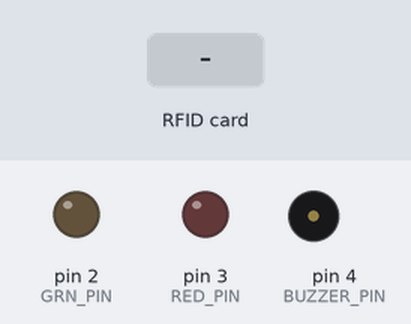
The sketch below on a simulated Arduino Uno, built with avr-gcc and run on an emulated ATmega328P. Shown: output pins drawn as LEDs (lit = HIGH), buzzer (waves = sounding, pin HIGH). Dashed ring = blinking. The inputs (shaded band) are chosen by the test bench. The local clock reads 2024-03-15 10:24:30 at power-on unless the sketch sets it; storage starts empty; pins used as bus, display or sensor lines are not drawn; what the sketch prints to the serial monitor is not drawn.

Above: at 1.6 s.
1.7 s: RFID card 5E 7A 19 C4 held to the reader
At 1.89 s:
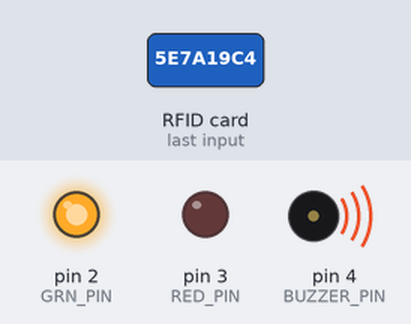
3.2 s: RFID card 5E 7A 19 C4 held to the reader
At 3.47 s:
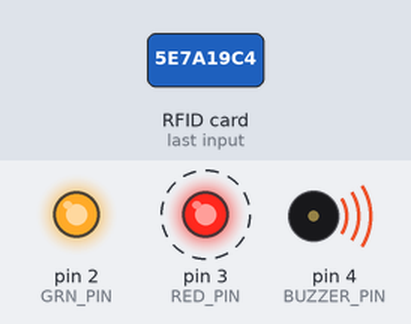
Timing chart, 0 to 6.2 s (numbered marks = the images above; inputs shaded):
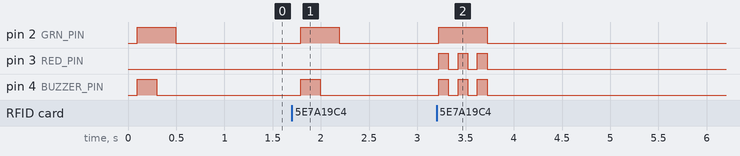

The sketch:

rfid-storeroom.ino
```cpp
#include <Wire.h>
#include <RtcDS1307.h>
RtcDS1307<TwoWire> Rtc(Wire); //Real Time Clock
#include <SPI.h>
#include <MFRC522.h> //RFID Scanner
#include <SD.h>

const int chipSelect = 5; //SD Card Select
#define SS_PIN          10
#define RST_PIN         9
#define GRN_PIN         2 //LED
#define RED_PIN         3 //LED
#define BUZZER_PIN      4

MFRC522 mfrc522(SS_PIN, RST_PIN);
MFRC522::StatusCode status;
byte buffer[18];  //data transfer buffer (16+2 bytes data+CRC)
byte size = sizeof(buffer);
uint8_t pageAddr = 0x06;

long lastscan = 0;
long lastsamecard = 0;
byte lastuid[10];
boolean newcard;
int n;

void setup() {
  Serial.begin(9600);
  SPI.begin();
  mfrc522.PCD_Init();
  Serial.println(F("Start programu!"));
  Rtc.Begin();
  pinMode(GRN_PIN, OUTPUT);
  pinMode(RED_PIN, OUTPUT);
  pinMode(BUZZER_PIN, OUTPUT);
  digitalWrite(GRN_PIN, LOW);
  digitalWrite(RED_PIN, LOW);
  digitalWrite(BUZZER_PIN, LOW);
  Serial.print("Aktualny czas: ");
  timetoserial();
  Serial.println();
 //SD Card Inicialization
  Serial.println("Inicjalizacja karty SD...");

  // Check for card
  if (!SD.begin(chipSelect)) {
    Serial.println("Bład karty SD");
    flashred();
    digitalWrite(RED_PIN, HIGH);
    delay(2000);
    while (1);
  }
  Serial.println("Karta SD zainicjalizowana.");
  flashgreen();
  Serial.println(F("Zmiana czasu w formacie: tRRRR,MM,DD,HH,MM,SS"));
}

void loop() {
  if ( Serial.available() )
  {
    char c = toupper(Serial.read());
    if ( c == 'T'  ){
      int rrrr = Serial.parseInt();
      int mr = Serial.parseInt();
      int dd = Serial.parseInt();
      int hh = Serial.parseInt();
      int mh = Serial.parseInt();
      int ss = Serial.parseInt();
      RtcDateTime ustaw = RtcDateTime(rrrr,mr,dd,hh,mh,ss);
      Rtc.SetDateTime(ustaw);
      RtcDateTime now = Rtc.GetDateTime();
      Serial.print("Nowy czas: ");
      timetoserial();
      Serial.println();
     }
  }
  if ( ! mfrc522.PICC_IsNewCardPresent()) return;
  if ( ! mfrc522.PICC_ReadCardSerial()) return;

  if ((millis() - lastscan ) >= 400){ //time before next scan is ready
    newcard=0;
    for (n=0;n<7;n++) if (mfrc522.uid.uidByte[n]!=lastuid[n]) {newcard=1; break;}
    if (newcard || (millis() - lastsamecard ) >= 20000 ) {//czas pomiędzy skanami tego samego kodu
      //prawidlowy odczyt
      status = (MFRC522::StatusCode) mfrc522.MIFARE_Read(pageAddr, buffer, &size);
      if (status != MFRC522::STATUS_OK) {
        Serial.print(F("MIFARE_Read() failed: "));
        Serial.println(mfrc522.GetStatusCodeName(status));
        flashred();
        size= sizeof(buffer);
        mfrc522.PICC_HaltA();
        return;
      } else {
        RtcDateTime now = Rtc.GetDateTime();
        scantoserial(now);
        logtosd(now, buffer);
        mfrc522.PICC_HaltA();
        //sprzatanie po odczycie
        memcpy(lastuid,mfrc522.uid.uidByte,7);
        lastsamecard = millis();
      }
    } else {
        Serial.println("Ta sama karta");
        flashwarning();
    }

    lastscan = millis();
    }


}


#define countof(a) (sizeof(a) / sizeof(a[0]))

void timetoserial() {
  RtcDateTime now = Rtc.GetDateTime();
  char datestring[20];
    snprintf_P(datestring,
            countof(datestring),
            PSTR("%02u/%02u/%04u %02u:%02u:%02u"),
            now.Day(),
            now.Month(),
            now.Year(),
            now.Hour(),
            now.Minute(),
            now.Second() );
    Serial.print(datestring);
}

void scantoserial(const RtcDateTime& dt) {
    char datestring[20];
    snprintf_P(datestring,
            countof(datestring),
            PSTR("%02u/%02u/%04u %02u:%02u:%02u"),
            dt.Day(),
            dt.Month(),
            dt.Year(),
            dt.Hour(),
            dt.Minute(),
            dt.Second() );
    Serial.print(datestring);
  Serial.print(F(" UID:"));
          for (byte i = 0; i < 7; i++) {
              Serial.print(mfrc522.uid.uidByte[i] < 0x10 ? " 0" : " ");
              Serial.print(mfrc522.uid.uidByte[i], HEX);
          }
          Serial.println();

}

boolean logtosd(const RtcDateTime& dt, byte data[18]){
    char datestring[20];
    snprintf_P(datestring,
            countof(datestring),
            PSTR("%04u-%02u-%02u;%02u:%02u:%02u"),
            dt.Year(),
            dt.Month(),
            dt.Day(),
            dt.Hour(),
            dt.Minute(),
            dt.Second() );

  char nazwa[13];
  snprintf_P(nazwa, 13,
            PSTR("%04u%02u%02u.csv"),
            dt.Year(),
            dt.Month(),
            dt.Day());

  if (!SD.begin(chipSelect)) {
            Serial.println("Bład karty SD");
            // don't do anything more:
            flashred();
            digitalWrite(RED_PIN, HIGH);
            delay(2000);
            while (1);
          }
  File dataFile = SD.open(nazwa, FILE_WRITE);
  if (dataFile) {
              dataFile.print(datestring);
                dataFile.print(";");
                for (byte i = 0; i < 7; i++) {
                if (mfrc522.uid.uidByte[i] < 16) {dataFile.print("0");}
                dataFile.print(mfrc522.uid.uidByte[i],HEX);
                }
                dataFile.print(";");
                for (byte i = 5; i < 16; i++) {
                  dataFile.write(data[i]);
                }
                dataFile.println();
    dataFile.close();
  } else {
    Serial.println("Bład otwarcia pliku");
    flashred();
    return 0;
  }

    Serial.print(F("Zapis SD, plik "));
    Serial.print(nazwa);
    Serial.print(F(" : "));
  //Dump a byte array to Serial
  Serial.print(datestring);
  Serial.print(";");
  for (byte i = 0; i < 7; i++) {
  if (mfrc522.uid.uidByte[i] < 16) {Serial.print("0");}
  Serial.print(mfrc522.uid.uidByte[i],HEX);
  }
  Serial.print(";");
  for (byte i = 5; i < 16; i++) {
    Serial.write(data[i]);
  }
  Serial.println();
  flashgreen();
  return 1;
}

void flashred() {
  digitalWrite(RED_PIN, HIGH);
  digitalWrite(BUZZER_PIN, HIGH);
  delay(150);
  digitalWrite(BUZZER_PIN, LOW);
  delay(100);
  digitalWrite(BUZZER_PIN, HIGH);
  delay(150);
  digitalWrite(BUZZER_PIN, LOW);
  delay(100);
  digitalWrite(BUZZER_PIN, HIGH);
  delay(150);
  digitalWrite(BUZZER_PIN, LOW);
  digitalWrite(RED_PIN, LOW);
  return;
}
void flashwarning() {
  digitalWrite(GRN_PIN, HIGH);
  digitalWrite(RED_PIN, HIGH);
  digitalWrite(BUZZER_PIN, HIGH);
  delay(100);
  digitalWrite(RED_PIN, LOW);
  digitalWrite(BUZZER_PIN, LOW);
  delay(100);
  digitalWrite(RED_PIN, HIGH);
  digitalWrite(BUZZER_PIN, HIGH);
  delay(100);
  digitalWrite(RED_PIN, LOW);
  digitalWrite(BUZZER_PIN, LOW);
  delay(100);
  digitalWrite(RED_PIN, HIGH);
  digitalWrite(BUZZER_PIN, HIGH);
  delay(100);
  digitalWrite(BUZZER_PIN, LOW);
  digitalWrite(GRN_PIN, LOW);
  digitalWrite(RED_PIN, LOW);
  return;
}

void flashgreen() {
  digitalWrite(GRN_PIN, HIGH);
  digitalWrite(BUZZER_PIN, HIGH);
  delay(200);
  digitalWrite(BUZZER_PIN, LOW);
  delay(200);
  digitalWrite(GRN_PIN, LOW);
    return;
}
```

Measured:
- after the input at 1.7 s, pin 2 (GRN_PIN): LOW → HIGH after 0.09 s, → LOW 0.40 s later; pin 4 (BUZZER_PIN): LOW → HIGH after 0.09 s, → LOW 0.20 s later
- after the input at 3.2 s, pin 2 (GRN_PIN): LOW → HIGH at once, → LOW 0.50 s later; pin 3 (RED_PIN), pin 4 (BUZZER_PIN): alternates HIGH for 0.10 s and LOW for 0.10 s, 6 changes in all, then stays LOW, starting at once
